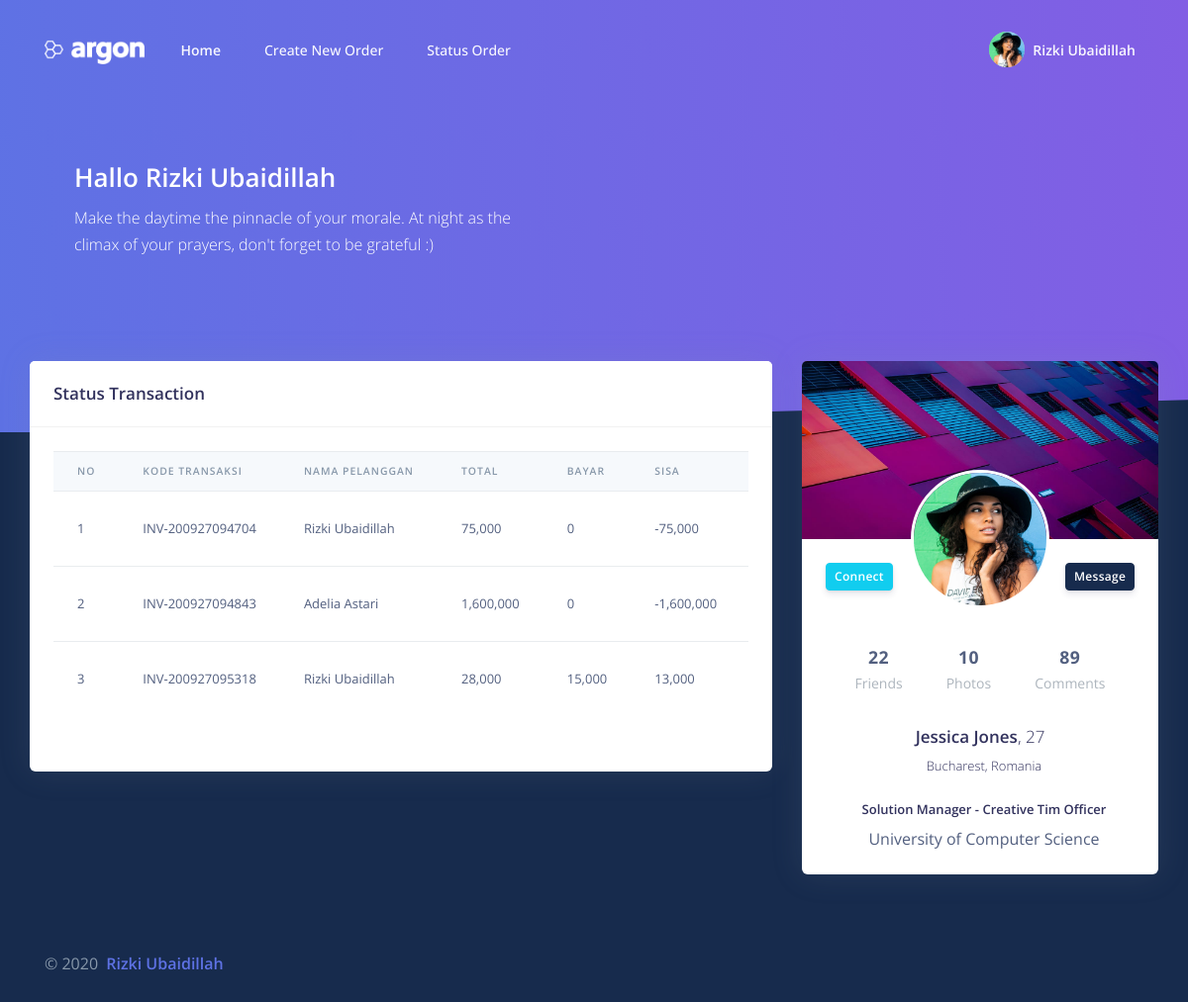
/index.php (signed in), run on the app's committed database.
### tables this page shows
CREATE TABLE `transaksi_bayar` (
  `id` int(11) NOT NULL AUTO_INCREMENT,
  `inv` varchar(100) DEFAULT NULL,
  `total` float DEFAULT NULL,
  `bayar` float DEFAULT NULL,
  `kembalian` float DEFAULT NULL,
  `status_bayar` varchar(100) DEFAULT NULL,
  `tanggal_bayar` date DEFAULT NULL,
  PRIMARY KEY (`id`)
);

CREATE TABLE `transaksi` (
  `id_transaksi` int(11) NOT NULL AUTO_INCREMENT,
  `inv` varchar(50) DEFAULT NULL,
  `tanggal` date DEFAULT NULL,
  `id_pelanggan` int(11) DEFAULT NULL,
  `id_media` int(11) DEFAULT NULL,
  `harga` float DEFAULT NULL,
  `qty` float DEFAULT NULL,
  `subtotal` float DEFAULT NULL,
  `keterangan` text,
  `status_transaksi` varchar(100) DEFAULT NULL,
  PRIMARY KEY (`id_transaksi`)
);

CREATE TABLE `pelanggan` (
  `id_pelanggan` int(11) NOT NULL AUTO_INCREMENT,
  `telpon_pelanggan` varchar(13) NOT NULL,
  `nama_pelanggan` varchar(25) NOT NULL,
  `email_pelanggan` varchar(30) NOT NULL,
  PRIMARY KEY (`id_pelanggan`)
);

### index.php (the view, shortened to what this page needs)
<!DOCTYPE html>
<html>
<head>
  <link rel="stylesheet" href="assets/vendor/nucleo/css/nucleo.css" type="text/css">
  <link rel="stylesheet" href="assets/vendor/@fortawesome/fontawesome-free/css/all.min.css" type="text/css">
  <link rel="stylesheet" href="assets/css/main.css" type="text/css">
  <link rel="stylesheet" href="assets/css/style.css" type="text/css">
</head>
<body class="bg-default">
  <nav id="navbar-main" class="navbar navbar-horizontal navbar-transparent navbar-main navbar-expand-lg navbar-light">
    <div class="container">
      <a class="navbar-brand" href="dashboard.html">
        <img src="assets/img/brand/white.png">
      </a>
      <div class="navbar-collapse navbar-custom-collapse collapse" id="navbar-collapse">
        <ul class="navbar-nav mr-auto">
          <li class="nav-item">
            <a href="index.php" class="nav-link">
              <span class="nav-link-inner--text font-weight-bold">Home</span>
            </a>
          </li>
          <li class="nav-item">
            <a href="new_order.php" class="nav-link">
              <span class="nav-link-inner--text">Create New Order</span>
            </a>
          </li>
          <li class="nav-item">
            <a href="register.html" class="nav-link">
              <span class="nav-link-inner--text">Status Order</span>
            </a>
          </li>
        </ul>
        <?php include "nav_header.php" ?>
      </div>
    </div>
  </nav>
  <div class="main-content">
    <div class="header bg-gradient-primary py-7 py-lg-8 pt-lg-9">
          <div class="container">
              <div class="container-fluid d-flex align-items-center">
                <div class="row">
                  <div class="col-lg-7 col-md-10">
                    <h1 class="text-white">Hallo <?=$_SESSION['fullnama']?></h1>
                    <p class="text-white mt-0 mb-5">Make the daytime the pinnacle of your morale. At night as the climax of your prayers, don't forget to be grateful :)</p>
                  </div>
                </div>
              </div>
          </div>
          <div class="separator separator-bottom separator-skew zindex-400">
          </div>
    </div>
        <div class="container-fluid mt--6">
          <div class="row">
            <div class="col-xl-4 order-xl-2">
              <div class="card card-profile">
                <img src="assets/img/theme/img-1-1000x600.jpg" alt="Image placeholder" class="card-img-top">
                <div class="row justify-content-center">
                  <div class="col-lg-3 order-lg-2">
                    <div class="card-profile-image">
                      <a href="#">
                        <img src="assets/img/theme/team-4.jpg" class="rounded-circle">
                      </a>
                    </div>
                  </div>
                </div>
                <div class="card-header text-center border-0 pt-8 pt-md-4 pb-0 pb-md-4">
                  <div class="d-flex justify-content-between">
                    <a href="#" class="btn btn-sm btn-info  mr-4 ">Connect</a>
                    <a href="#" class="btn btn-sm btn-default float-right">Message</a>
                  </div>
                </div>
                <div class="card-body pt-0">
                  <div class="row">
                    <div class="col">
                      <div class="card-profile-stats d-flex justify-content-center">
                        <div>
                          <span class="heading">22</span>
                          <span class="description">Friends</span>
                        </div>
                        <div>
                          <span class="heading">10</span>
                          <span class="description">Photos</span>
                        </div>
                        <div>
                          <span class="heading">89</span>
                          <span class="description">Comments</span>
                        </div>
                      </div>
                    </div>
                  </div>
                  <div class="text-center">
                    <h5 class="h3">
                      Jessica Jones<span class="font-weight-light">, 27</span>
                    </h5>
                    <div class="h5 font-weight-300">
                      <i class="ni location_pin mr-2"></i>Bucharest, Romania
                    </div>
                    <div class="h5 mt-4">
                      <i class="ni business_briefcase-24 mr-2"></i>Solution Manager - Creative Tim Officer
                    </div>
                    <div>
                      <i class="ni education_hat mr-2"></i>University of Computer Science
                    </div>
                  </div>
                </div>
              </div>
            </div>
            <div class="col-xl-8 order-xl-1">
              <div class="card">
                <div class="card-header">
                  <div class="row align-items-center">
                    <div class="col-8">
                      <h3 class="mb-0">Status Transaction </h3>
                    </div>
                  </div>
                </div>
                <div class="card-body">
                   <?php
include 'action/koneksi.php';
$sql = mysqli_query ($conn, "SELECT *
FROM
    `transaksi_bayar`
    INNER JOIN `transaksi`
        ON (`transaksi_bayar`.`inv` = `transaksi`.`inv`)
    INNER JOIN `media_cetak`
        ON (`transaksi`.`id_media` = `media_cetak`.`id_media`)
    INNER JOIN `pelanggan`
        ON (`transaksi`.`id_pelanggan` = `pelanggan`.`id_pelanggan`)
    INNER JOIN `kategori_cetak`
        ON (`media_cetak`.`id_kategori` = `kategori_cetak`.`id_kategori`) WHERE status_bayar='BELUM LUNAS' GROUP BY transaksi_bayar.inv; ");
?>
                  <div id="table" class="table-responsive" style="height: 300px;">
<table id="datamedia_transaksi" class="table align-items-center table-flush">
      <thead class="thead-light">
    <tr>
      <th scope="col" class="sort">No</th>
      <th scope="col" class="sort">KODE TRANSAKSI</th>
     <th scope="col" class="sort">NAMA PELANGGAN</th>
      <th scope="col" class="sort">TOTAL</th>
      <th scope="col" class="sort">BAYAR</th>
      <th scope="col" class="sort">SISA</th>
      <th scope="col" class="sort">STATUS</th>
    </tr>
  </thead>
  <tbody class="list">
    <?php
    $no=1;
      while ($tampil = mysqli_fetch_array ($sql)) {
    ?>
    <tr>
      <td><?php echo $no  ?></td>
      <td><?php echo $tampil['inv'] ?></td>
     <td><?php echo $tampil['nama_pelanggan'] ?></td>
      <td><?php echo number_format($tampil['total']) ?></td>
      <td><?php echo number_format($tampil['bayar']) ?></td>
      <td><?php echo number_format($tampil['kembalian']) ?></td>
      <td><?php echo $tampil['status_bayar'] ?></td>
    </tr>
  <?php $no++;} ?>
  </tbody>
</table>
</div>
                </div>
              </div>
            </div>
          </div>
  </div>
  <footer class="py-5" id="footer-main">
    <div class="container">
      <div class="row align-items-center justify-content-xl-between">
        <div class="col-xl-6">
          <div class="copyright text-center text-xl-left text-muted">
            &copy; 2020 <a href="" class="font-weight-bold ml-1" target="_blank">Rizki Ubaidillah</a>
          </div>
        </div>
      </div>
    </div>
  </footer>
</body>
</html>

### nav_header.php (shortened to what this page needs)
<ul class="navbar-nav align-items-center  ml-auto ml-md-0 ">
    <li class="nav-item dropdown">
      <a class="nav-link pr-0" href="#" role="button" data-toggle="dropdown" aria-haspopup="true" aria-expanded="false">
        <div class="media align-items-center">
          <span class="avatar avatar-sm rounded-circle">
            <img alt="Image placeholder" src="assets/img/theme/team-4.jpg">
          </span>
          <div class="media-body  ml-2  d-none d-lg-block">
            <span class="mb-0 text-sm  font-weight-bold"><?=$_SESSION['fullnama']?></span>
          </div>
        </div>
      </a>
    </li>
  </ul>

### data on the page
transaksi_bayar: transaksi.inv "INV-200927094704", pelanggan.nama_pelanggan "Rizki Ubaidillah", total "75,000", bayar "0", kembalian "-75,000"
transaksi_bayar: transaksi.inv "INV-200927094843", pelanggan.nama_pelanggan "Adelia Astari", total "1,600,000", bayar "0", kembalian "-1,600,000"
transaksi_bayar: transaksi.inv "INV-200927095318", pelanggan.nama_pelanggan "Rizki Ubaidillah", total "28,000", bayar "15,000", kembalian "13,000"

### other printed values
$_SESSION['fullnama'] "Rizki Ubaidillah"
